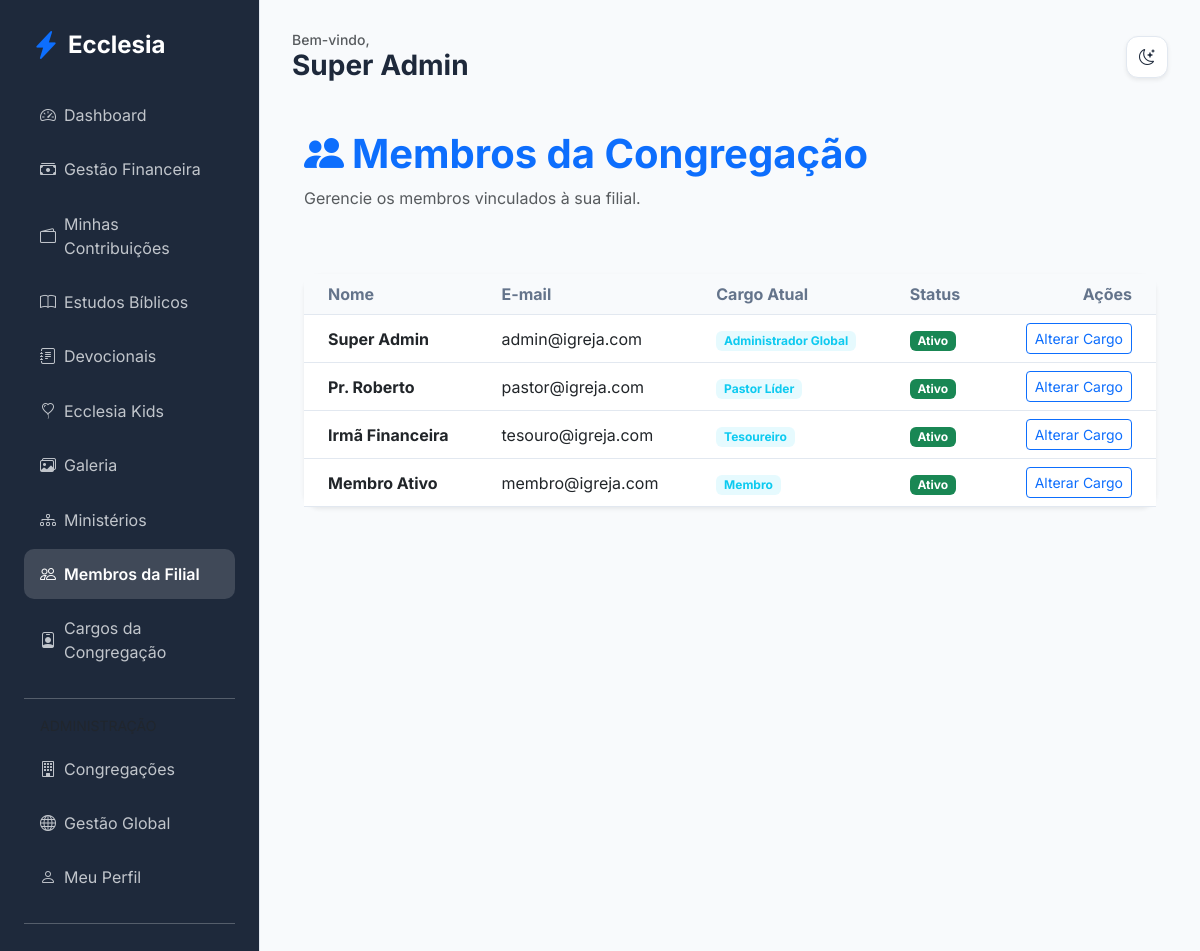
Before: /members/my-church/members (signed in) with the older database file.
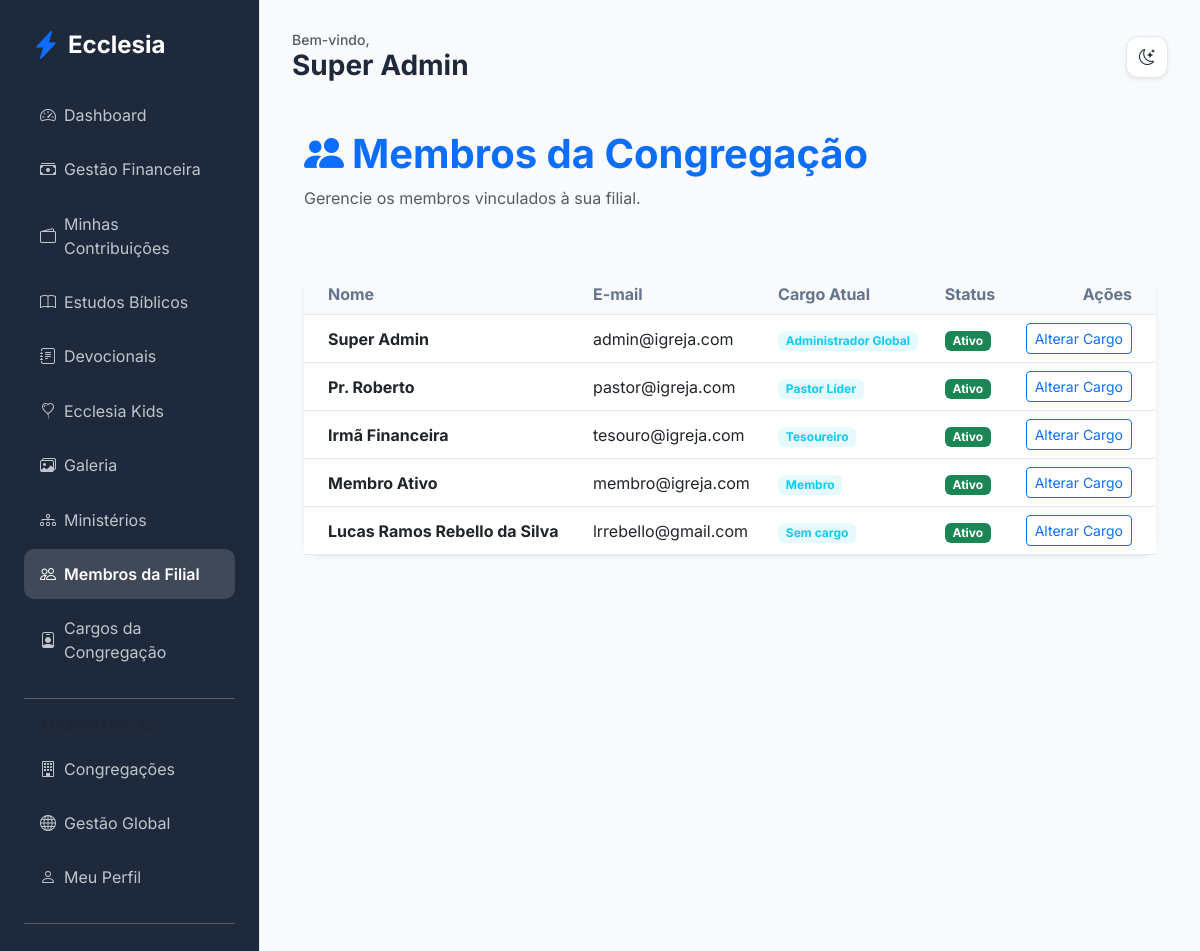
After: the same page with the newer database file.
### app/core/models.py (models this page shows, shortened)
class User(db.Model, UserMixin):
    id = db.Column(db.Integer, primary_key=True)
    name = db.Column(db.String(100), nullable=False)
    email = db.Column(db.String(120), unique=True, nullable=False)
    password_hash = db.Column(db.String(128))
    birth_date = db.Column(db.Date)
    gender = db.Column(db.String(20))
    documents = db.Column(db.String(200)) # Flexível para diferentes países
    tax_id = db.Column(db.String(20), nullable=True)  # NIF (PT), CPF/CNPJ (BR), etc.
    address = db.Column(db.Text)
    phone = db.Column(db.String(50))
    profile_photo = db.Column(db.String(255), nullable=True)
    status = db.Column(db.String(20), default='pending') # pending, active, rejected
    is_email_verified = db.Column(db.Boolean, default=False)
    email_verification_token = db.Column(db.String(100), unique=True, nullable=True)
    data_consent = db.Column(db.Boolean, default=False)
    data_consent_date = db.Column(db.DateTime)
    marketing_consent = db.Column(db.Boolean, default=False)
    is_ministry_leader = db.Column(db.Boolean, default=False)
    church_id = db.Column(db.Integer, db.ForeignKey('church.id'))
    family_id = db.Column(db.Integer, db.ForeignKey('family.id'), nullable=True)
    church_role_id = db.Column(db.Integer, db.ForeignKey('church_role.id'), nullable=True)
    ministries = db.relationship('Ministry', secondary=member_ministries, backref=db.backref('members', lazy='dynamic'))
    can_manage_ministries = db.Column(db.Boolean, default=False)
    can_manage_media = db.Column(db.Boolean, default=False)
    can_publish_devotionals = db.Column(db.Boolean, default=False)
    can_approve_members = db.Column(db.Boolean, default=False)
    can_manage_finance = db.Column(db.Boolean, default=False)
    can_manage_kids = db.Column(db.Boolean, default=False)
    can_manage_events = db.Column(db.Boolean, default=False)

class ChurchRole(db.Model):
    id = db.Column(db.Integer, primary_key=True)
    name = db.Column(db.String(80), nullable=False)
    description = db.Column(db.Text, nullable=True)
    church_id = db.Column(db.Integer, db.ForeignKey('church.id'), nullable=False)
    is_active = db.Column(db.Boolean, default=True)
    order = db.Column(db.Integer, default=0)  # para ordenar na exibição
    users = db.relationship('User', backref='church_role', lazy=True)

### app/modules/members/routes.py (the view)
@members_bp.route('/my-church/members')
@login_required
def church_members():
    if not can_manage_members():
        flash('Acesso negado.', 'danger')
        return redirect(url_for('members.dashboard'))
    members = User.query.filter_by(church_id=current_user.church_id).all()
    return render_template('members/church_members.html', members=members)

### app/modules/members/routes.py (called while the page is built)
def can_manage_members():
    return current_user.can_approve_members or (current_user.church_role and current_user.church_role.name in ['Administrador Global', 'Pastor Líder'])

### app/templates/members/church_members.html
{% extends "base.html" %}
{% block content %}
<div class="container py-4">
    <div class="d-flex justify-content-between align-items-center mb-5">
        <div>
            <h1 class="fw-bold text-primary"><i class="bi bi-people-fill me-2"></i>Membros da Congregação</h1>
            <p class="text-muted">Gerencie os membros vinculados à sua filial.</p>
        </div>
    </div>
    <div class="card border-0 shadow-sm">
        <div class="table-responsive">
            <table class="table table-hover align-middle mb-0">
                <thead class="bg-light">
                    <tr>
                        <th class="ps-4">Nome</th>
                        <th>E-mail</th>
                        <th>Cargo Atual</th>
                        <th>Status</th>
                        <th class="text-end pe-4">Ações</th>
                    </tr>
                </thead>
                <tbody>
                    {% for member in members %}
                    <tr>
                        <td class="ps-4 fw-bold">{{ member.name }}</td>
                        <td>{{ member.email }}</td>
                        <td><span class="badge bg-info bg-opacity-10 text-info">{{ member.church_role.name if member.church_role else 'Sem cargo' }}</span></td>
                        <td>
                            {% if member.status == 'active' %}
                            <span class="badge bg-success">Ativo</span>
                            {% elif member.status == 'pending' %}
                            <span class="badge bg-warning">Pendente</span>
                            {% else %}
                            <span class="badge bg-danger">Inativo</span>
                            {% endif %}
                        </td>
                        <td class="text-end pe-4">
                            <a href="{{ url_for('members.promote_member', id=member.id) }}" class="btn btn-sm btn-outline-primary">Alterar Cargo</a>
                        </td>
                    </tr>
                    {% endfor %}
                </tbody>
            </table>
        </div>
    </div>
</div>
{% endblock %}

### app/templates/base.html (shortened to what this page needs)
<!DOCTYPE html>
<html lang="pt-BR">
<head>
    <link href="https://cdn.jsdelivr.net/npm/bootstrap@5.3.0/dist/css/bootstrap.min.css" rel="stylesheet">
    <link href="https://cdn.jsdelivr.net/npm/bootstrap-icons@1.10.0/font/bootstrap-icons.css" rel="stylesheet">
    <link rel="stylesheet" href="{{ url_for('static', filename='css/premium.css') }}">
</head>
<body>
    {% if current_user.is_authenticated %}
    <div class="sidebar d-none d-lg-block">
        <div class="d-flex align-items-center mb-4 px-2">
            <i class="bi bi-lightning-charge-fill text-primary fs-3 me-2"></i>
            <h4 class="mb-0 fw-bold text-white">Ecclesia</h4>
        </div>
        {% include 'includes/_nav_links.html' %}
    </div>
    {% endif %}
    <div class="main-content {{ 'mx-auto' if not current_user.is_authenticated }}">
        {% if current_user.is_authenticated %}
        <header class="d-flex justify-content-between align-items-center mb-4 d-none d-lg-flex">
            <div>
                <h5 class="text-muted mb-0 small">Bem-vindo,</h5>
                <h3 class="fw-bold mb-0">{{ current_user.name }}</h3>
            </div>
            <div class="theme-toggle shadow-sm" onclick="toggleTheme()">
                <i class="bi bi-moon-stars" id="theme-icon"></i>
            </div>
        </header>
        {% endif %}
        {% block content %}{% endblock %}
    </div>
</body>
</html>

### app/templates/includes/_nav_links.html (shortened to what this page needs)
<nav class="nav flex-column">
    <a class="nav-link {{ 'active' if request.endpoint == 'members.dashboard' }}" href="{{ url_for('members.dashboard') }}">
        <i class="bi bi-speedometer2 me-2"></i> Dashboard
    </a>
    {% if current_user.can_manage_finance or (current_user.church_role and current_user.church_role.name in ['Administrador Global', 'Pastor Líder', 'Tesoureiro']) %}
    <a class="nav-link {{ 'active' if request.endpoint == 'finance.dashboard' }}" href="{{ url_for('finance.dashboard') }}">
        <i class="bi bi-cash-stack me-2"></i> Gestão Financeira
    </a>
    {% endif %}
    <a class="nav-link {{ 'active' if request.endpoint == 'finance.member_finance' }}" href="{{ url_for('finance.member_finance') }}">
        <i class="bi bi-wallet2 me-2"></i> Minhas Contribuições
    </a>
    <a class="nav-link {{ 'active' if request.endpoint == 'edification.studies' }}" href="{{ url_for('edification.studies') }}">
        <i class="bi bi-book me-2"></i> Estudos Bíblicos
    </a>
    <a class="nav-link {{ 'active' if request.endpoint == 'edification.devotionals' }}" href="{{ url_for('edification.devotionals') }}">
        <i class="bi bi-journal-text me-2"></i> Devocionais
    </a>
    {% if current_user.can_manage_kids or (current_user.church_role and current_user.church_role.name in ['Administrador Global', 'Pastor Líder']) %}
    <a class="nav-link {{ 'active' if request.endpoint == 'edification.kids' }}" href="{{ url_for('edification.kids') }}">
        <i class="bi bi-balloon-heart me-2"></i> Ecclesia Kids
    </a>
    {% endif %}
    <a class="nav-link {{ 'active' if 'gallery' in request.endpoint }}" href="{{ url_for('edification.gallery') }}">
        <i class="bi bi-images me-2"></i> Galeria
    </a>
    <a class="nav-link {{ 'active' if 'ministries' in request.endpoint }}" href="{{ url_for('members.list_ministries') }}">
        <i class="bi bi-diagram-3 me-2"></i> Ministérios
    </a>
    {% if current_user.can_approve_members or (current_user.church_role and current_user.church_role.name in ['Administrador Global', 'Pastor Líder']) %}
    <a class="nav-link {{ 'active' if 'church_members' in request.endpoint }}" href="{{ url_for('members.church_members') }}">
        <i class="bi bi-people me-2"></i> Membros da Filial
    </a>
    {% endif %}
    {% if current_user.can_approve_members or (current_user.church_role and current_user.church_role.name in ['Administrador Global', 'Pastor Líder']) %}
    <a class="nav-link {{ 'active' if 'roles' in request.endpoint }}" href="{{ url_for('admin.list_roles') }}">
        <i class="bi bi-person-badge me-2"></i> Cargos da Congregação
    </a>
    {% endif %}
    {% if current_user.church_role and current_user.church_role.name == 'Administrador Global' %}
    <hr class="my-3 opacity-25">
    <label class="small text-muted px-3 mb-2">ADMINISTRAÇÃO</label>
    <a class="nav-link {{ 'active' if 'admin.list_churches' in request.endpoint }}" href="{{ url_for('admin.list_churches') }}">
        <i class="bi bi-building me-2"></i> Congregações
    </a>
    <a class="nav-link {{ 'active' if 'admin.list_members' in request.endpoint }}" href="{{ url_for('admin.list_members') }}">
        <i class="bi bi-globe me-2"></i> Gestão Global
    </a>
    {% endif %}
    <a class="nav-link" href="{{ url_for('members.profile') }}">
        <i class="bi bi-person me-2"></i> Meu Perfil
    </a>
    <hr class="my-3 opacity-25">
    <a class="nav-link text-danger" href="{{ url_for('auth.logout') }}">
    </a>
</nav>

### app/static/css/premium.css (style rules this page uses)
:root { --primary: #4f46e5; --primary-hover: #4338ca; --secondary: #64748b; --success: #10b981; --danger: #ef4444; --warning: #f59e0b; --info: #06b6d4; --bg-main: #f8fafc; --bg-card: #ffffff; --text-main: #1e293b; --text-muted: #64748b; --border: #e2e8f0; --sidebar-bg: #1e293b; --sidebar-text: #f8fafc; --input-bg: #ffffff; }
body { font-family: 'Inter', sans-serif; background-color: var(--bg-main); color: var(--text-main); transition: all 0.3s ease; }
.sidebar { background-color: var(--sidebar-bg); color: var(--sidebar-text); min-height: 100vh; padding: 2rem 1rem; }
.nav-link { color: var(--sidebar-text); opacity: 0.7; transition: all 0.2s; border-radius: 0.5rem; margin-bottom: 0.5rem; }
.nav-link:hover, .nav-link.active { opacity: 1; background-color: rgba(255,255,255,0.1); color: white; }
.main-content { padding: 2rem; }
.card { background-color: var(--bg-card); border: 1px solid var(--border); border-radius: 1rem; box-shadow: 0 4px 6px -1px rgb(0 0 0 / 0.1); transition: transform 0.2s; }
.table { color: var(--text-main); }
.table thead th { background-color: var(--bg-main); border-bottom-color: var(--border); color: var(--text-muted); }
.table td { border-bottom-color: var(--border); }
.theme-toggle { cursor: pointer; padding: 0.5rem; border-radius: 50%; background: var(--border); display: flex; align-items: center; justify-content: center; width: 40px; height: 40px; }

### app/templates/base.html (style rules this page uses)
:root { --sidebar-width: 260px; }
body { font-family: 'Inter', sans-serif; background-color: var(--bg-main); color: var(--text-main); transition: background-color 0.3s, color 0.3s; }
.sidebar { width: var(--sidebar-width); height: 100vh; position: fixed; left: 0; top: 0; z-index: 1000; background-color: var(--sidebar-bg); color: var(--sidebar-text); border-right: 1px solid var(--border); padding: 1.5rem; overflow-y: auto; transition: background-color 0.3s; }
.main-content { margin-left: var(--sidebar-width); padding: 2rem; min-height: 100vh; background-color: var(--bg-main); }
.nav-link { padding: 0.8rem 1rem; border-radius: 10px; color: var(--sidebar-text); opacity: 0.75; margin-bottom: 0.3rem; transition: all 0.3s; display: flex; align-items: center; text-decoration: none; }
.nav-link:hover, .nav-link.active { opacity: 1; background-color: rgba(255, 255, 255, 0.15); color: #fff; font-weight: 600; }
.card { border: 1px solid var(--border); box-shadow: 0 4px 12px rgba(0,0,0,0.05); }
.theme-toggle { cursor: pointer; padding: 0.6rem; border-radius: 12px; background: var(--bg-card); border: 1px solid var(--border); color: var(--text-main); display: flex; align-items: center; justify-content: center; width: 42px; height: 42px; transition: all 0.3s; }

Changed rows visible on the page:
added User: name "Lucas Ramos Rebello da Silva", email "lrrebello@gmail.com", church_role "Sem cargo", status "Ativo"
